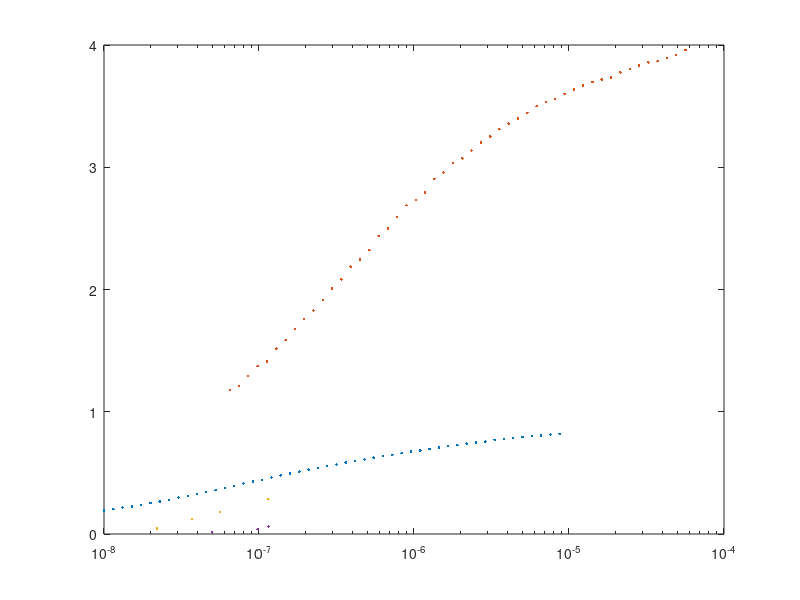

Reproduce this figure in MATLAB.

wire = load('wire_matlab.csv');

kexpt = 143;

Deyu=[22		6.6
37		17.6
56		25.7
115		40.6];

Hochbaum = [50		2.4
98		5.7
115		8.9];

semilogx(wire(:,3),wire(:,4)/kexpt,'.',...
wire(:,1),wire(:,2)/kexpt,'.',...
Deyu(:,1)/1E9,Deyu(:,2)/kexpt,'.',...
Hochbaum(:,1)/1E9,Hochbaum(:,2)/kexpt,'.')


